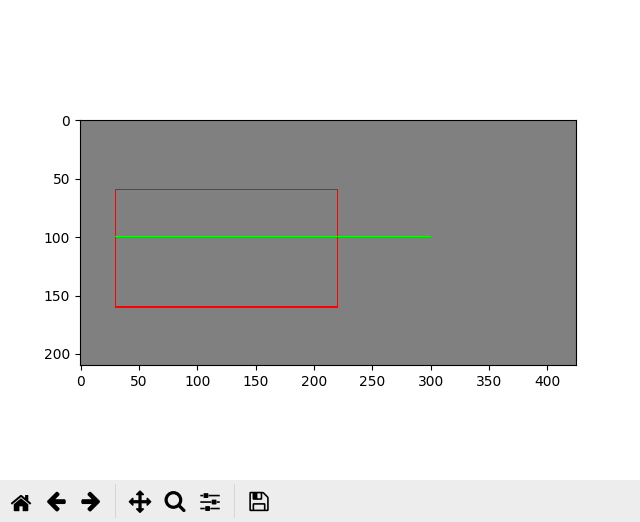

Python code for this plot:
import cv2
import numpy as np
import matplotlib.pyplot as plt

def main():
    img = np.full((210,425,3),128,dtype=np.uint8)

    cv2.rectangle(img,(30,60),(220,160),(255,0,0))
    cv2.line(img,(30,100),(300,100),(0,255,0))

    cv2.imwrite("sample.png",img)
    plt.imshow(img)
    plt.show()
if __name__ == '__main__':
    try:
        main()
    except KeyboardInterrupt:
        pass
    finally:
        pass
